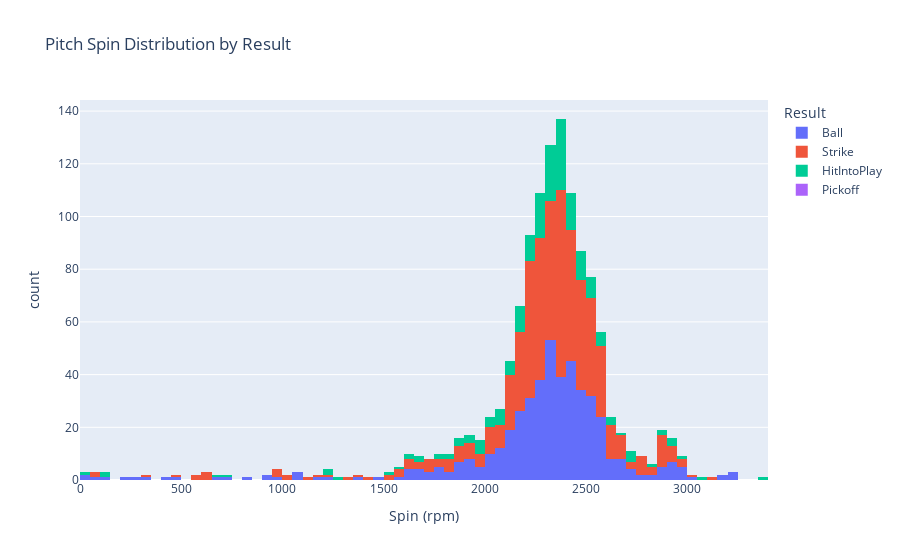

The notebook cell saved with this chart:
### Code cell
fig = px.histogram(spin_result_df, x="Spin", color="Result", title="Pitch Spin Distribution by Result")
fig.update_xaxes(title_text="Spin (rpm)")
fig.show()

### Figure 1 — Plotly figure (JSON) as saved in the notebook; plotly's stock layout.template omitted (floating-point values rounded to 4 significant figures; data arrays with more than 128 entries replaced by an {"elided": "..."} marker saying what was removed)
{"data": [{"alignmentgroup": "True", "bingroup": "x", "hovertemplate": "Result=Ball<br>Spin=%{x}<br>count=%{y}<extra></extra>", "legendgroup": "Ball", "marker": {"color": "#636efa", "pattern": {"shape": ""}}, "name": "Ball", "offsetgroup": "Ball", "orientation": "v", "showlegend": true, "type": "histogram", "x": {"elided": "472 int values"}, "xaxis": "x", "yaxis": "y"}, {"alignmentgroup": "True", "bingroup": "x", "hovertemplate": "Result=Strike<br>Spin=%{x}<br>count=%{y}<extra></extra>", "legendgroup": "Strike", "marker": {"color": "#EF553B", "pattern": {"shape": ""}}, "name": "Strike", "offsetgroup": "Strike", "orientation": "v", "showlegend": true, "type": "histogram", "x": {"elided": "577 int values"}, "xaxis": "x", "yaxis": "y"}, {"alignmentgroup": "True", "bingroup": "x", "hovertemplate": "Result=HitIntoPlay<br>Spin=%{x}<br>count=%{y}<extra></extra>", "legendgroup": "HitIntoPlay", "marker": {"color": "#00cc96", "pattern": {"shape": ""}}, "name": "HitIntoPlay", "offsetgroup": "HitIntoPlay", "orientation": "v", "showlegend": true, "type": "histogram", "x": {"elided": "184 int values"}, "xaxis": "x", "yaxis": "y"}, {"alignmentgroup": "True", "bingroup": "x", "hovertemplate": "Result=Pickoff<br>Spin=%{x}<br>count=%{y}<extra></extra>", "legendgroup": "Pickoff", "marker": {"color": "#ab63fa", "pattern": {"shape": ""}}, "name": "Pickoff", "offsetgroup": "Pickoff", "orientation": "v", "showlegend": true, "type": "histogram", "x": [null, null, null, null, null, null, null, null, null, null, null, null, null, null, null, null], "xaxis": "x", "yaxis": "y"}], "layout": {"barmode": "relative", "legend": {"title": {"text": "Result"}, "tracegroupgap": 0}, "title": {"text": "Pitch Spin Distribution by Result"}, "xaxis": {"anchor": "y", "domain": [0, 1], "title": {"text": "Spin (rpm)"}}, "yaxis": {"anchor": "x", "domain": [0, 1], "title": {"text": "count"}}}}
